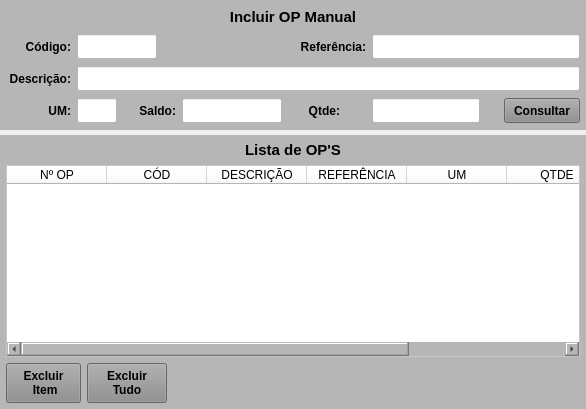
        <widget class="QWidget" name="widget_5" native="true">
         <property name="minimumSize">
          <size>
           <width>0</width>
           <height>0</height>
          </size>
         </property>
         <layout class="QVBoxLayout" name="verticalLayout_3">
          <property name="spacing">
           <number>5</number>
          </property>
          <property name="leftMargin">
           <number>0</number>
          </property>
          <property name="topMargin">
           <number>0</number>
          </property>
          <property name="rightMargin">
           <number>0</number>
          </property>
          <property name="bottomMargin">
           <number>0</number>
          </property>
          <item>
           <widget class="QWidget" name="widget_Cor4" native="true">
            <property name="minimumSize">
             <size>
              <width>0</width>
              <height>130</height>
             </size>
            </property>
            <property name="maximumSize">
             <size>
              <width>16777215</width>
              <height>130</height>
             </size>
            </property>
            <property name="styleSheet">
             <string notr="true">background-color: rgb(182, 182, 182);</string>
            </property>
            <layout class="QGridLayout" name="gridLayout_3">
             <property name="sizeConstraint">
              <enum>QLayout::SetDefaultConstraint</enum>
             </property>
             <property name="leftMargin">
              <number>6</number>
             </property>
             <property name="topMargin">
              <number>6</number>
             </property>
             <property name="rightMargin">
              <number>6</number>
             </property>
             <property name="bottomMargin">
              <number>6</number>
             </property>
             <property name="spacing">
              <number>6</number>
             </property>
             <item row="1" column="7">
              <widget class="QLabel" name="label_61">
               <property name="maximumSize">
                <size>
                 <width>16777215</width>
                 <height>16777215</height>
                </size>
               </property>
               <property name="font">
                <font>
                 <pointsize>9</pointsize>
                 <weight>75</weight>
                 <bold>true</bold>
                </font>
               </property>
               <property name="text">
                <string>Referência:</string>
               </property>
               <property name="alignment">
                <set>Qt::AlignRight|Qt::AlignTrailing|Qt::AlignVCenter</set>
               </property>
              </widget>
             </item>
             <item row="0" column="0" colspan="13">
              <widget class="QLabel" name="label_52">
               <property name="minimumSize">
                <size>
                 <width>0</width>
                 <height>20</height>
                </size>
               </property>
               <property name="maximumSize">
                <size>
                 <width>16777215</width>
                 <height>20</height>
                </size>
               </property>
               <property name="font">
                <font>
                 <pointsize>11</pointsize>
                 <weight>75</weight>
                 <bold>true</bold>
                </font>
               </property>
               <property name="text">
                <string>Incluir OP Manual</string>
               </property>
               <property name="alignment">
                <set>Qt::AlignCenter</set>
               </property>
              </widget>
             </item>
             <item row="1" column="1" colspan="5">
              <widget class="QLineEdit" name="line_Codigo_Manu">
               <property name="sizePolicy">
                <sizepolicy hsizetype="Preferred" vsizetype="Preferred">
                 <horstretch>0</horstretch>
                 <verstretch>0</verstretch>
                </sizepolicy>
               </property>
               <property name="minimumSize">
                <size>
                 <width>80</width>
                 <height>25</height>
                </size>
               </property>
               <property name="maximumSize">
                <size>
                 <width>80</width>
                 <height>25</height>
                </size>
               </property>
               <property name="font">
                <font>
                 <pointsize>9</pointsize>
                </font>
               </property>
               <property name="styleSheet">
                <string notr="true">background-color: rgb(255, 255, 255);</string>
               </property>
               <property name="alignment">
                <set>Qt::AlignCenter</set>
               </property>
              </widget>
             </item>
             <item row="3" column="2">
              <widget class="QLabel" name="label_7">
               <property name="text">
                <string/>
               </property>
              </widget>
             </item>
             <item row="1" column="0">
              <widget class="QLabel" name="label_60">
               <property name="maximumSize">
                <size>
                 <width>65</width>
                 <height>16777215</height>
                </size>
               </property>
               <property name="font">
                <font>
                 <pointsize>9</pointsize>
                 <weight>75</weight>
                 <bold>true</bold>
                </font>
               </property>
               <property name="text">
                <string>Código:</string>
               </property>
               <property name="alignment">
                <set>Qt::AlignRight|Qt::AlignTrailing|Qt::AlignVCenter</set>
               </property>
              </widget>
             </item>
             <item row="2" column="0">
              <widget class="QLabel" name="label_62">
               <property name="maximumSize">
                <size>
                 <width>65</width>
                 <height>16777215</height>
                </size>
               </property>
               <property name="font">
                <font>
                 <pointsize>9</pointsize>
                 <weight>75</weight>
                 <bold>true</bold>
                </font>
               </property>
               <property name="text">
                <string>Descrição:</string>
               </property>
               <property name="alignment">
                <set>Qt::AlignRight|Qt::AlignTrailing|Qt::AlignVCenter</set>
               </property>
              </widget>
             </item>
             <item row="3" column="4">
              <widget class="QLineEdit" name="line_Saldo_Manu">
               <property name="sizePolicy">
                <sizepolicy hsizetype="Preferred" vsizetype="Preferred">
                 <horstretch>0</horstretch>
                 <verstretch>0</verstretch>
                </sizepolicy>
               </property>
               <property name="minimumSize">
                <size>
                 <width>100</width>
                 <height>25</height>
                </size>
               </property>
               <property name="maximumSize">
                <size>
                 <width>100</width>
                 <height>25</height>
                </size>
               </property>
               <property name="font">
                <font>
                 <pointsize>9</pointsize>
                </font>
               </property>
               <property name="styleSheet">
                <string notr="true">background-color: rgb(255, 255, 255);</string>
               </property>
               <property name="alignment">
                <set>Qt::AlignCenter</set>
               </property>
              </widget>
             </item>
             <item row="3" column="3">
              <widget class="QLabel" name="label_249">
               <property name="minimumSize">
                <size>
                 <width>40</width>
                 <height>0</height>
                </size>
               </property>
               <property name="maximumSize">
                <size>
                 <width>40</width>
                 <height>16777215</height>
                </size>
               </property>
               <property name="font">
                <font>
                 <pointsize>9</pointsize>
                 <weight>75</weight>
                 <bold>true</bold>
                </font>
               </property>
               <property name="text">
                <string>Saldo:</string>
               </property>
               <property name="alignment">
                <set>Qt::AlignRight|Qt::AlignTrailing|Qt::AlignVCenter</set>
               </property>
              </widget>
             </item>
             <item row="1" column="8" colspan="5">
              <widget class="QLineEdit" name="line_Ref_Manu">
               <property name="sizePolicy">
                <sizepolicy hsizetype="Preferred" vsizetype="Preferred">
                 <horstretch>0</horstretch>
                 <verstretch>0</verstretch>
                </sizepolicy>
               </property>
               <property name="minimumSize">
                <size>
                 <width>0</width>
                 <height>25</height>
                </size>
               </property>
               <property name="maximumSize">
                <size>
                 <width>16777215</width>
                 <height>25</height>
                </size>
               </property>
               <property name="font">
                <font>
                 <pointsize>9</pointsize>
                </font>
               </property>
               <property name="cursor">
                <cursorShape>IBeamCursor</cursorShape>
               </property>
               <property name="styleSheet">
                <string notr="true">background-color: rgb(255, 255, 255);</string>
               </property>
               <property name="inputMask">
                <string/>
               </property>
               <property name="text">
                <string/>
               </property>
               <property name="maxLength">
                <number>20</number>
               </property>
               <property name="frame">
                <bool>true</bool>
               </property>
               <property name="echoMode">
                <enum>QLineEdit::Normal</enum>
               </property>
               <property name="alignment">
                <set>Qt::AlignLeading|Qt::AlignLeft|Qt::AlignVCenter</set>
               </property>
              </widget>
             </item>
             <item row="2" column="1" colspan="12">
              <widget class="QLineEdit" name="line_Descricao_Manu">
               <property name="sizePolicy">
                <sizepolicy hsizetype="Preferred" vsizetype="Preferred">
                 <horstretch>0</horstretch>
                 <verstretch>0</verstretch>
                </sizepolicy>
               </property>
               <property name="minimumSize">
                <size>
                 <width>0</width>
                 <height>25</height>
                </size>
               </property>
               <property name="maximumSize">
                <size>
                 <width>16777215</width>
                 <height>25</height>
                </size>
               </property>
               <property name="font">
                <font>
                 <pointsize>9</pointsize>
                </font>
               </property>
               <property name="styleSheet">
                <string notr="true">background-color: rgb(255, 255, 255);</string>
               </property>
               <property name="alignment">
                <set>Qt::AlignLeading|Qt::AlignLeft|Qt::AlignVCenter</set>
               </property>
              </widget>
             </item>
             <item row="3" column="0">
              <widget class="QLabel" name="label_24">
               <property name="minimumSize">
                <size>
                 <width>65</width>
                 <height>0</height>
                </size>
               </property>
               <property name="maximumSize">
                <size>
                 <width>65</width>
                 <height>16777215</height>
                </size>
               </property>
               <property name="font">
                <font>
                 <pointsize>9</pointsize>
                 <weight>75</weight>
                 <bold>true</bold>
                </font>
               </property>
               <property name="text">
                <string>UM:</string>
               </property>
               <property name="alignment">
                <set>Qt::AlignRight|Qt::AlignTrailing|Qt::AlignVCenter</set>
               </property>
              </widget>
             </item>
             <item row="3" column="1">
              <widget class="QLineEdit" name="line_UM_Manu">
               <property name="sizePolicy">
                <sizepolicy hsizetype="Preferred" vsizetype="Preferred">
                 <horstretch>0</horstretch>
                 <verstretch>0</verstretch>
                </sizepolicy>
               </property>
               <property name="minimumSize">
                <size>
                 <width>40</width>
                 <height>25</height>
                </size>
               </property>
               <property name="maximumSize">
                <size>
                 <width>40</width>
                 <height>25</height>
                </size>
               </property>
               <property name="font">
                <font>
                 <pointsize>9</pointsize>
                </font>
               </property>
               <property name="styleSheet">
                <string notr="true">background-color: rgb(255, 255, 255);</string>
               </property>
               <property name="alignment">
                <set>Qt::AlignCenter</set>
               </property>
              </widget>
             </item>
             <item row="3" column="12">
              <widget class="QPushButton" name="btn_Consultar_Manu">
               <property name="sizePolicy">
                <sizepolicy hsizetype="Preferred" vsizetype="Preferred">
                 <horstretch>0</horstretch>
                 <verstretch>0</verstretch>
                </sizepolicy>
               </property>
               <property name="minimumSize">
                <size>
                 <width>76</width>
                 <height>0</height>
                </size>
               </property>
               <property name="maximumSize">
                <size>
                 <width>76</width>
                 <height>16777215</height>
                </size>
               </property>
               <property name="font">
                <font>
                 <pointsize>9</pointsize>
                 <weight>75</weight>
                 <bold>true</bold>
                </font>
               </property>
               <property name="cursor">
                <cursorShape>PointingHandCursor</cursorShape>
               </property>
               <property name="layoutDirection">
                <enum>Qt::LeftToRight</enum>
               </property>
               <property name="autoFillBackground">
                <bool>false</bool>
               </property>
               <property name="styleSheet">
                <string notr="true">background-color: rgb(141, 141, 141);</string>
               </property>
               <property name="text">
                <string>Consultar</string>
               </property>
               <property name="checkable">
                <bool>false</bool>
               </property>
               <property name="autoDefault">
                <bool>false</bool>
               </property>
               <property name="default">
                <bool>false</bool>
               </property>
               <property name="flat">
                <bool>false</bool>
               </property>
              </widget>
             </item>
             <item row="3" column="8">
              <widget class="QLineEdit" name="line_Qtde_Manu">
               <property name="sizePolicy">
                <sizepolicy hsizetype="Preferred" vsizetype="Preferred">
                 <horstretch>0</horstretch>
                 <verstretch>0</verstretch>
                </sizepolicy>
               </property>
               <property name="minimumSize">
                <size>
                 <width>0</width>
                 <height>25</height>
                </size>
               </property>
               <property name="maximumSize">
                <size>
                 <width>16777215</width>
                 <height>25</height>
                </size>
               </property>
               <property name="font">
                <font>
                 <pointsize>9</pointsize>
                </font>
               </property>
               <property name="cursor">
                <cursorShape>IBeamCursor</cursorShape>
               </property>
               <property name="styleSheet">
                <string notr="true">background-color: rgb(255, 255, 255);</string>
               </property>
               <property name="inputMask">
                <string/>
               </property>
               <property name="text">
                <string/>
               </property>
               <property name="frame">
                <bool>true</bool>
               </property>
               <property name="echoMode">
                <enum>QLineEdit::Normal</enum>
               </property>
               <property name="alignment">
                <set>Qt::AlignCenter</set>
               </property>
              </widget>
             </item>
             <item row="3" column="7">
              <widget class="QLabel" name="label_34">
               <property name="minimumSize">
                <size>
                 <width>40</width>
                 <height>0</height>
                </size>
               </property>
               <property name="maximumSize">
                <size>
                 <width>40</width>
                 <height>16777215</height>
                </size>
               </property>
               <property name="font">
                <font>
                 <pointsize>9</pointsize>
                 <weight>75</weight>
                 <bold>true</bold>
                </font>
               </property>
               <property name="text">
                <string>Qtde:</string>
               </property>
               <property name="alignment">
                <set>Qt::AlignRight|Qt::AlignTrailing|Qt::AlignVCenter</set>
               </property>
              </widget>
             </item>
            </layout>
           </widget>
          </item>
          <item>
           <widget class="QWidget" name="widget_Cor5" native="true">
            <property name="styleSheet">
             <string notr="true">background-color: rgb(182, 182, 182);</string>
            </property>
            <layout class="QGridLayout" name="gridLayout_4">
             <property name="leftMargin">
              <number>6</number>
             </property>
             <property name="topMargin">
              <number>6</number>
             </property>
             <property name="rightMargin">
              <number>6</number>
             </property>
             <property name="bottomMargin">
              <number>6</number>
             </property>
             <property name="spacing">
              <number>6</number>
             </property>
             <item row="1" column="1" colspan="5">
              <widget class="QTableWidget" name="table_OP">
               <property name="sizePolicy">
                <sizepolicy hsizetype="Preferred" vsizetype="Preferred">
                 <horstretch>0</horstretch>
                 <verstretch>0</verstretch>
                </sizepolicy>
               </property>
               <property name="font">
                <font>
                 <pointsize>8</pointsize>
                </font>
               </property>
               <property name="styleSheet">
                <string notr="true">background-color: rgb(255, 255, 255);</string>
               </property>
               <attribute name="verticalHeaderDefaultSectionSize">
                <number>0</number>
               </attribute>
               <attribute name="verticalHeaderMinimumSectionSize">
                <number>0</number>
               </attribute>
               <column>
                <property name="text">
                 <string>Nº OP</string>
                </property>
               </column>
               <column>
                <property name="text">
                 <string>CÓD</string>
                </property>
               </column>
               <column>
                <property name="text">
                 <string>DESCRIÇÃO</string>
                </property>
               </column>
               <column>
                <property name="text">
                 <string>REFERÊNCIA</string>
                </property>
               </column>
               <column>
                <property name="text">
                 <string>UM</string>
                </property>
               </column>
               <column>
                <property name="text">
                 <string>QTDE</string>
                </property>
               </column>
               <column>
                <property name="text">
                 <string>ORIGEM</string>
                </property>
               </column>
              </widget>
             </item>
             <item row="2" column="2">
              <widget class="QPushButton" name="btn_ExcluirTudo_OP">
               <property name="sizePolicy">
                <sizepolicy hsizetype="Fixed" vsizetype="Preferred">
                 <horstretch>0</horstretch>
                 <verstretch>0</verstretch>
                </sizepolicy>
               </property>
               <property name="minimumSize">
                <size>
                 <width>0</width>
                 <height>40</height>
                </size>
               </property>
               <property name="maximumSize">
                <size>
                 <width>80</width>
                 <height>40</height>
                </size>
               </property>
               <property name="font">
                <font>
                 <pointsize>9</pointsize>
                 <weight>75</weight>
                 <bold>true</bold>
                </font>
               </property>
               <property name="cursor">
                <cursorShape>PointingHandCursor</cursorShape>
               </property>
               <property name="layoutDirection">
                <enum>Qt::LeftToRight</enum>
               </property>
               <property name="autoFillBackground">
                <bool>false</bool>
               </property>
               <property name="styleSheet">
                <string notr="true">background-color: rgb(141, 141, 141);</string>
               </property>
               <property name="text">
                <string>Excluir
Tudo</string>
               </property>
               <property name="checkable">
                <bool>false</bool>
               </property>
               <property name="autoDefault">
                <bool>false</bool>
               </property>
               <property name="default">
                <bool>false</bool>
               </property>
               <property name="flat">
                <bool>false</bool>
               </property>
              </widget>
             </item>
             <item row="2" column="3" colspan="3">
              <widget class="QLabel" name="label">
               <property name="text">
                <string/>
               </property>
              </widget>
             </item>
             <item row="2" column="1">
              <widget class="QPushButton" name="btn_ExcluirItem_OP">
               <property name="sizePolicy">
                <sizepolicy hsizetype="Fixed" vsizetype="Preferred">
                 <horstretch>0</horstretch>
                 <verstretch>0</verstretch>
                </sizepolicy>
               </property>
               <property name="minimumSize">
                <size>
                 <width>0</width>
                 <height>40</height>
                </size>
               </property>
               <property name="maximumSize">
                <size>
                 <width>75</width>
                 <height>40</height>
                </size>
               </property>
               <property name="font">
                <font>
                 <pointsize>9</pointsize>
                 <weight>75</weight>
                 <bold>true</bold>
                </font>
               </property>
               <property name="cursor">
                <cursorShape>PointingHandCursor</cursorShape>
               </property>
               <property name="layoutDirection">
                <enum>Qt::LeftToRight</enum>
               </property>
               <property name="autoFillBackground">
                <bool>false</bool>
               </property>
               <property name="styleSheet">
                <string notr="true">background-color: rgb(141, 141, 141);</string>
               </property>
               <property name="text">
                <string>Excluir 
 Item</string>
               </property>
               <property name="checkable">
                <bool>false</bool>
               </property>
               <property name="autoDefault">
                <bool>false</bool>
               </property>
               <property name="default">
                <bool>false</bool>
               </property>
               <property name="flat">
                <bool>false</bool>
               </property>
              </widget>
             </item>
             <item row="0" column="1" colspan="5">
              <widget class="QLabel" name="label_8">
               <property name="maximumSize">
                <size>
                 <width>16777215</width>
                 <height>18</height>
                </size>
               </property>
               <property name="font">
                <font>
                 <pointsize>11</pointsize>
                 <weight>75</weight>
                 <bold>true</bold>
                </font>
               </property>
               <property name="text">
                <string>Lista de OP'S</string>
               </property>
               <property name="alignment">
                <set>Qt::AlignCenter</set>
               </property>
              </widget>
             </item>
            </layout>
           </widget>
          </item>
         </layout>
        </widget>
